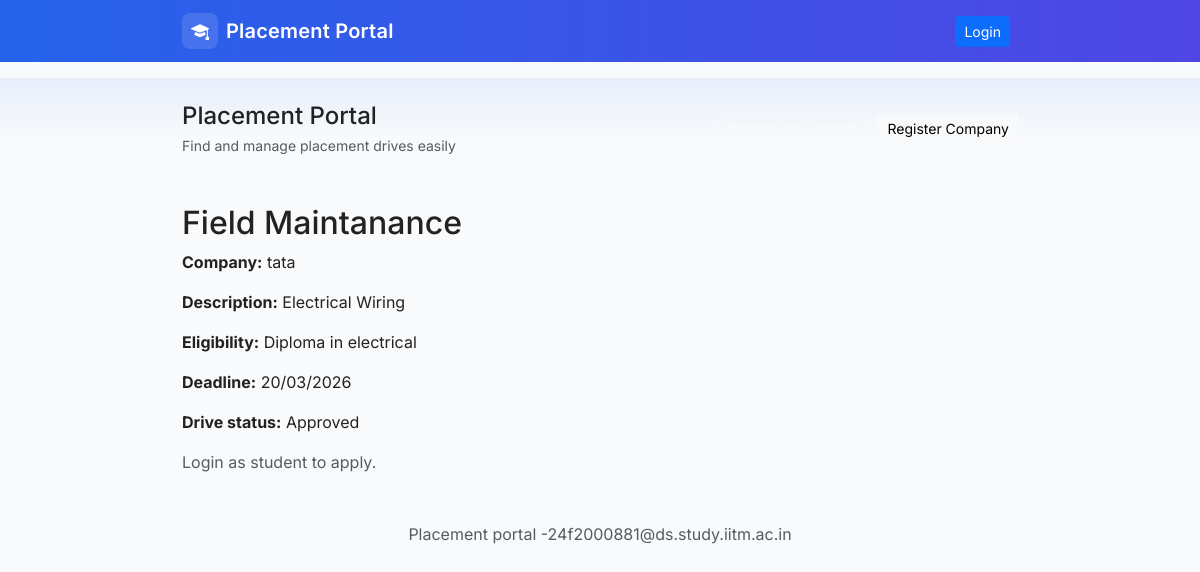
Screenshot of /drive/1 with the database file from the repository.
### tables this page shows
CREATE TABLE drives (
            id INTEGER PRIMARY KEY AUTOINCREMENT,
            company_id INTEGER NOT NULL,
            job_title TEXT,
            job_desc TEXT,
            eligibility TEXT,
            deadline TEXT,
            status TEXT DEFAULT 'Pending' CHECK(status IN ('Pending','Approved','Closed')),
            FOREIGN KEY (company_id) REFERENCES companies(id) ON DELETE CASCADE
        );

CREATE TABLE companies (
            id INTEGER PRIMARY KEY AUTOINCREMENT,
            user_id INTEGER NOT NULL UNIQUE,
            company_name TEXT,
            hr_contact TEXT,
            website TEXT,
            approved INTEGER DEFAULT 0,
            blacklisted INTEGER DEFAULT 0,
            FOREIGN KEY (user_id) REFERENCES users(id) ON DELETE CASCADE
        );

### app.py (the view)
@app.route('/drive/<int:drive_id>')
def drive_view(drive_id):
    drive = models.get_drive(drive_id)
    if not drive:
        flash('Drive not found', 'danger')
        return redirect(url_for('index'))
    return render_template('drive.html', drive=drive, user=current_user())

### app.py (called while the page is built)
def logged_in():
    return 'user_id' in session

def current_user():
    if not logged_in():
        return None
    return models.get_user_by_id(session['user_id'])

### models.py (called while the page is built)
def get_db_connection():
    conn = sqlite3.connect(DB_PATH)
    conn.row_factory = sqlite3.Row
    return conn

def get_drive(drive_id):
    conn = get_db_connection()
    cur = conn.cursor()
    cur.execute('''SELECT d.*, c.company_name FROM drives d JOIN companies c ON d.company_id = c.id WHERE d.id = ?''', (drive_id,))
    row = cur.fetchone()
    conn.close()
    return row

### templates/drive.html
{% extends 'base.html' %} {% block content %}
<h2>{{ drive['job_title'] }}</h2>
<p><strong>Company:</strong> {{ drive['company_name'] }}</p>
<p><strong>Description:</strong> {{ drive['job_desc'] }}</p>
<p><strong>Eligibility:</strong> {{ drive['eligibility'] }}</p>
<p><strong>Deadline:</strong> {{ drive['deadline'] }}</p>
<p><strong>Drive status:</strong> {{ drive['status'] }}</p>
 {% if user and user['role'] == 'student' %} {% if application
%}
<p>
  <strong>Your application status:</strong>
  <span class="badge bg-secondary">{{ application['status'] }}</span>
</p>
{% else %}
<form method="post" action="{{ url_for('drive_apply', drive_id=drive['id']) }}">
  <button class="btn btn-primary" type="submit">Apply</button>
</form>
{% endif %} {% else %}
<p class="text-muted">Login as student to apply.</p>
{% endif %} {% endblock %}

### static/css/styles.css (style rules this page uses)
body { background: #f8fafc; color: #222; font-family: "Inter", -apple-system, BlinkMacSystemFont, "Segoe UI", Roboto, "Helvetica Neue", Arial; }

### rows the page displays
drives: job_title "Field Maintanance", job_desc "Electrical Wiring", eligibility "Diploma in electrical", deadline "20/03/2026", status "Approved"
companies: company_name "tata"
